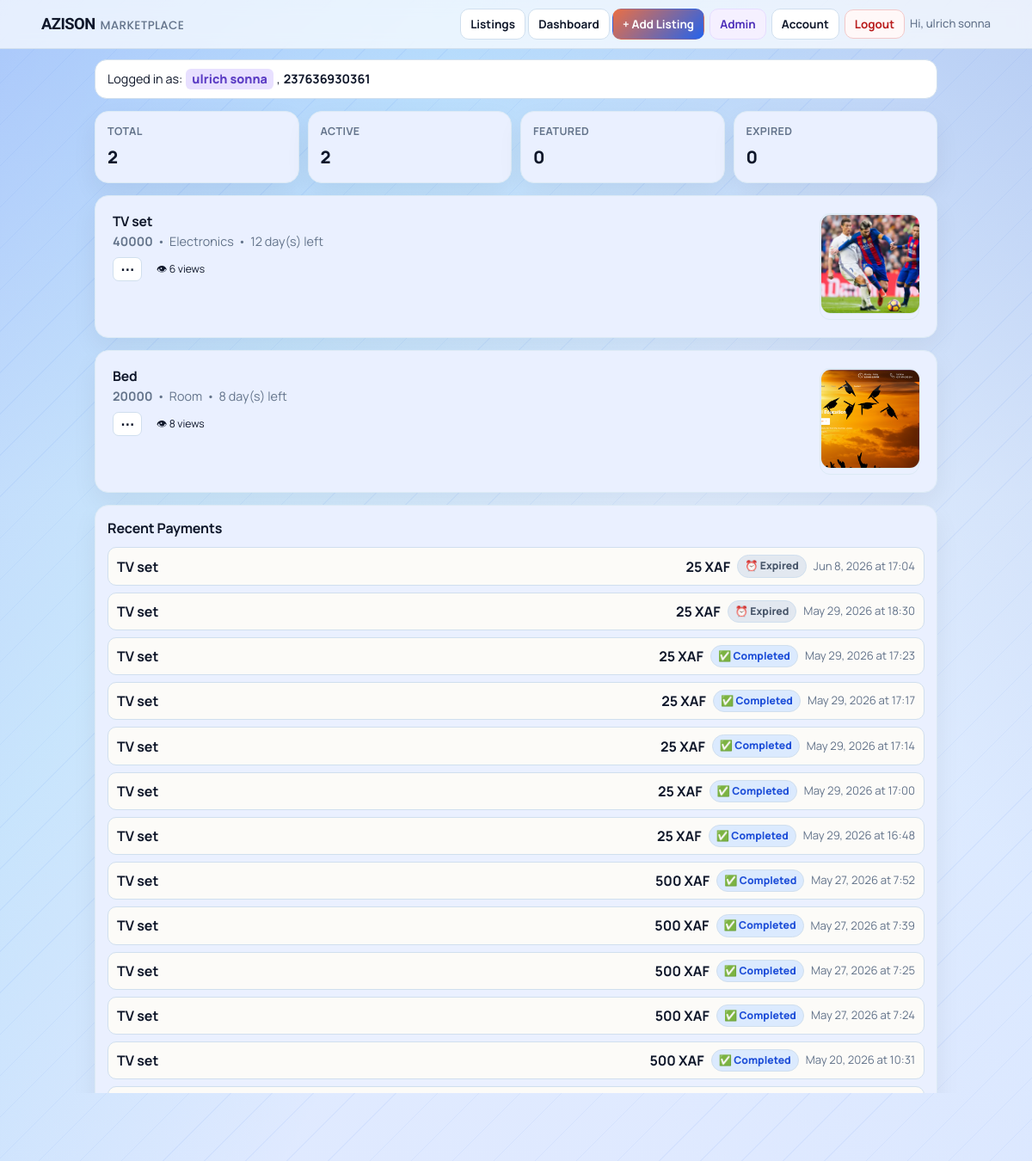
The page /dashboard (signed in) on the database as committed earlier.
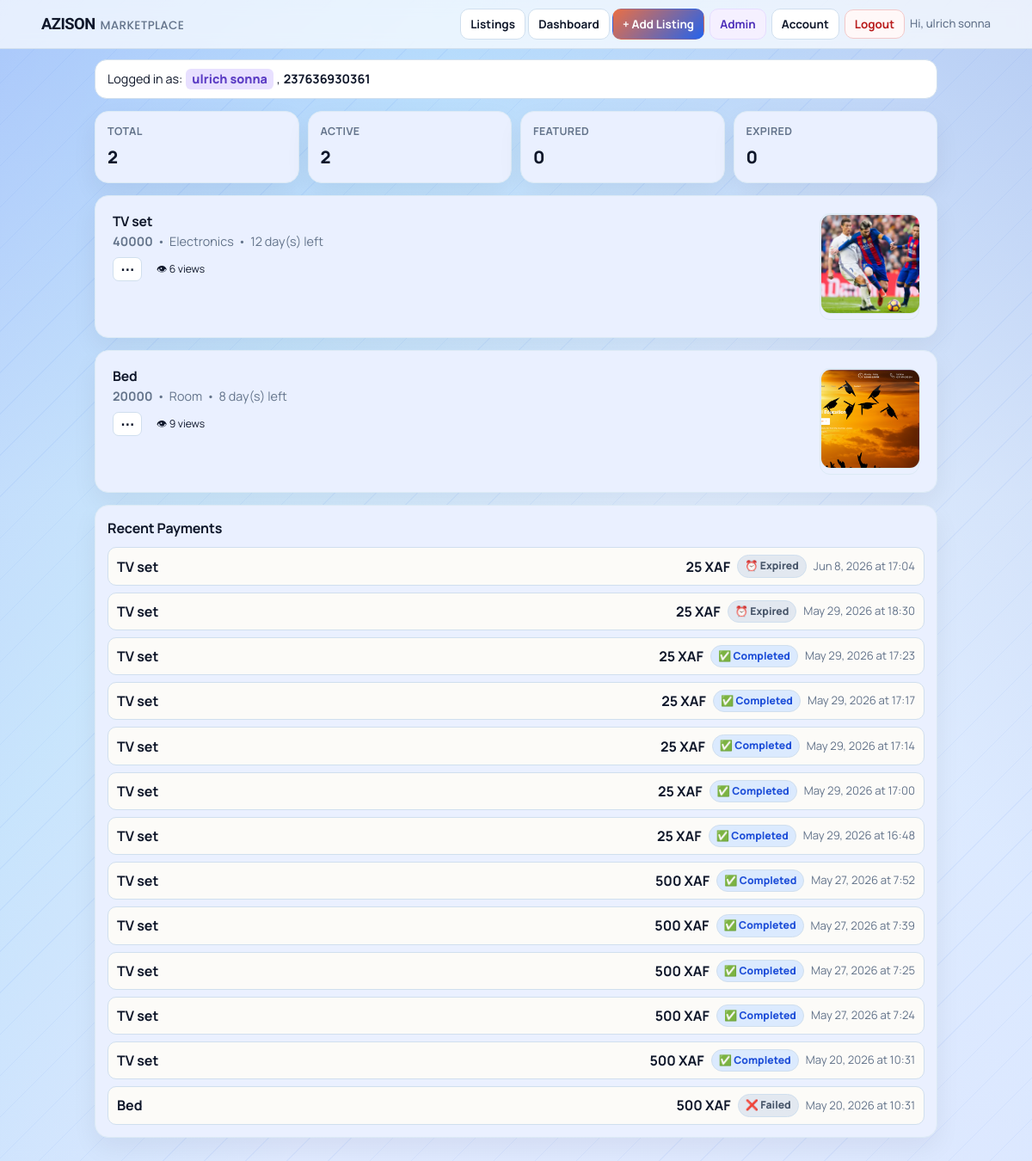
The same page on the database as committed later.
### tables this page shows
CREATE TABLE listings(
            id INTEGER PRIMARY KEY AUTOINCREMENT,
            title TEXT,
            price TEXT,
            category TEXT,
            phone TEXT,
            owner_phone TEXT,
            leave_date TEXT,
            description TEXT,
            image TEXT,
            is_featured INTEGER DEFAULT 0
        , view_count INTEGER DEFAULT 0);

CREATE TABLE payments(
            id INTEGER PRIMARY KEY AUTOINCREMENT,
            listing_id INTEGER NOT NULL,
            reference TEXT NOT NULL UNIQUE,
            amount INTEGER NOT NULL,
            status TEXT NOT NULL,
            phone TEXT,
            created_at TEXT NOT NULL
        , provider_reference TEXT);

### app.py (the view)
@app.route("/dashboard")
@login_required
def dashboard():
    conn = get_db()
    cursor = conn.cursor()
    owner_phone = get_authenticated_owner_phone()
    expire_stale_pending_payments(cursor)
    conn.commit()
    cursor.execute(
        """
        SELECT * FROM listings
        WHERE owner_phone = ?
        ORDER BY is_featured DESC, id DESC
        """,
        (owner_phone,),
    )
    rows = cursor.fetchall()
    cursor.execute(
        """
        SELECT p.id, p.listing_id, p.reference AS reference_id, p.amount, p.status, p.phone, p.created_at,
               l.title AS listing_title
        FROM payments p
        JOIN listings l ON l.id = p.listing_id
        WHERE l.owner_phone = ?
        ORDER BY p.id DESC
        """,
        (owner_phone,),
    )
    payment_rows = cursor.fetchall()
    conn.close()
    today = current_date()
    listings = []
    pending_payments_by_listing = {}
    payment_history = []
    stats = {
        "total": 0,
        "active": 0,
        "soon": 0,
        "expired": 0,
        "featured": 0,
    }
    for payment_row in payment_rows:
        normalized_status = resolve_internal_payment_status(payment_row["status"]) or PAYMENT_STATUS_PENDING
        if normalized_status == PAYMENT_STATUS_PENDING and payment_row["listing_id"] not in pending_payments_by_listing:
            pending_payments_by_listing[payment_row["listing_id"]] = payment_row["reference_id"]
        payment_history.append(build_dashboard_payment_view(payment_row))
    for row in rows:
        leave_date = datetime.strptime(row["leave_date"], "%Y-%m-%d").date()
        days_left = (leave_date - today).days
        is_expired = days_left < 0
        is_soon = 0 <= days_left <= 3
        is_featured = row["is_featured"] == 1
        updated_at = row_value(row, "updated_at")
        stats["total"] += 1
        if is_featured:
            stats["featured"] += 1
        if is_expired:
            stats["expired"] += 1
        else:
            stats["active"] += 1
            if is_soon:
                stats["soon"] += 1
        listings.append(
            {
                "id": row["id"],
                "title": row["title"],
                "price": row["price"],
                "category": row["category"],
                "phone": row["phone"],
                "leave_date": row["leave_date"],
                "description": row["description"] or "",
                "image": row["image"],
                "is_featured": row["is_featured"],
                "days_left": days_left,
                "is_expired": is_expired,
                "is_soon": is_soon,
                "pending_payment_reference": pending_payments_by_listing.get(row["id"], ""),
                "view_count": row["view_count"],
                "last_updated_label": format_payment_date(updated_at) if updated_at else "",
            }
        )
    return render_template(
        "dashboard.html",
        listings=listings,
        stats=stats,
        payment_history=payment_history[:20],
        boost_amount=effective_boost_amount(),
    )

### app.py (called while the page is built)
def env_flag(name):
    return os.getenv(name, "").strip().lower() in {"1", "true", "yes", "on"}

def get_db():
    if USE_POSTGRES:
        if psycopg2 is None:
            raise RuntimeError("DATABASE_URL is set but psycopg2 is not installed.")
        return PostgresConnection(psycopg2.connect(normalize_database_url(DATABASE_URL)))
    conn = sqlite3.connect(SQLITE_DATABASE_PATH)
    conn.row_factory = sqlite3.Row
    return conn

def normalize_phone(raw_phone):
    if not raw_phone:
        return ""
    phone = re.sub(r"\D", "", raw_phone)
    if phone.startswith("00"):
        phone = phone[2:]
    national_number = ""
    if phone.startswith("237") and len(phone) == 12:
        national_number = phone[3:]
    elif len(phone) == 10 and phone.startswith("0"):
        national_number = phone[1:]
    elif len(phone) == 9:
        national_number = phone
    else:
        return ""
    if len(national_number) != 9 or national_number[0] not in {"2", "6"}:
        return ""
    phone = "237" + national_number
    return phone

def current_date():
    return datetime.today().date()

def effective_boost_amount() -> int:
    return BOOST_LISTING_AMOUNT

### templates/dashboard.html (shortened to what this page needs)
<!DOCTYPE html>
<html lang="en">
<head>
<link rel="stylesheet" href="{{ url_for('static', filename='css/marketplace.css') }}">
</head>
<body>
{% include "_navigation.html" %}
<main class="page">
<div class="user-info-bar">Logged in as: <span class="user-name">{{ current_user['full_name'] }}</span>, <span class="user-phone">{{ current_user['phone'] }}</span></div>
<section class="stats">
<article class="stat"><span class="label">Total</span><strong class="value">{{ stats['total'] }}</strong></article>
<article class="stat"><span class="label">Active</span><strong class="value">{{ stats['active'] }}</strong></article>
<article class="stat"><span class="label">Featured</span><strong class="value">{{ stats['featured'] }}</strong></article>
<article class="stat"><span class="label">Expired</span><strong class="value">{{ stats['expired'] }}</strong></article>
</section>
<section class="list">
{% if listings %}
{% for item in listings %}
<article class="card">
<div class="card-body">
<h2 style="display:flex;flex-wrap:wrap;align-items:center;gap:6px;">{{ item['title'] }}{% if item['is_featured'] == 1 %}<span class="badge featured" style="font-size:.7rem;padding:2px 7px;">🔥 Featured</span>{% endif %}</h2>
<p class="meta">
<span><strong>{{ item['price'] }}</strong></span>
<span>•</span>
<span>{{ item['category'] }}</span>
<span>•</span>
{% if item['is_expired'] %}<span class="deadline expired">Expired {{ item['days_left'] * -1 }} day(s) ago</span>{% elif item['is_soon'] %}<span class="deadline soon">⚡ {{ item['days_left'] }} day(s) left</span>{% else %}<span class="deadline">{{ item['days_left'] }} day(s) left</span>{% endif %}
</p>
<div class="card-footer">
<div class="menu-wrap">
<button class="menu-toggle" type="button" aria-haspopup="true" aria-expanded="false" aria-label="Actions">⋯</button>
</div>
<span class="badge views-badge">👁 {{ item['view_count'] or 0 }} views</span>
</div>
</div>
{% if item['image'] %}<a class="thumb-link lightbox-trigger" href="{{ listing_image_url(item['image']) }}" title="Open full image"><img class="thumb" src="{{ listing_image_url(item['image']) }}" alt="{{ item['title'] }}"></a>{% endif %}
</article>
{% endfor %}
{% else %}
<div class="empty"><p>No listings yet on your dashboard.</p><a class="btn primary" href="{{ url_for('create') }}">Post your first listing</a></div>
{% endif %}
</section>
<section class="history">
<h2>Recent Payments</h2>
{% if payment_history %}
<div style="display:grid;gap:8px;">
{% for payment in payment_history %}
<div style="border:1px solid var(--line);border-radius:10px;padding:8px 10px;display:flex;flex-wrap:wrap;gap:8px;align-items:center;background:#fcfbf8;">
<span style="font-weight:700;flex:1;min-width:120px;"><a href="{{ url_for('listing_detail', id=payment['listing_id']) }}" style="color:var(--text);text-decoration:none;">{{ payment['listing_title'] }}</a></span>
<span><strong>{{ payment['amount_label'] }}</strong></span>
<span class="{{ payment['badge_class'] }}"><span class="payment-status-icon" aria-hidden="true">{{ payment['status_icon'] }}</span>{{ payment['status_label'] }}</span>
<span style="color:var(--muted);font-size:.82rem;">{{ payment['created_label'] }}</span>
</div>
{% endfor %}
</div>
{% else %}
<p class="summary">No payment activity yet.</p>
{% endif %}
</section>
</main>
</body>
</html>

Rows that differ between the two databases and show on the page:
changed listings "Bed": view_count "8" → "9"
now on this page (row unchanged): payments: listing_title "Bed", amount_label "500 XAF", status_icon "❌", status_label "Failed", created_label "May 20, 2026 at 10:31"
